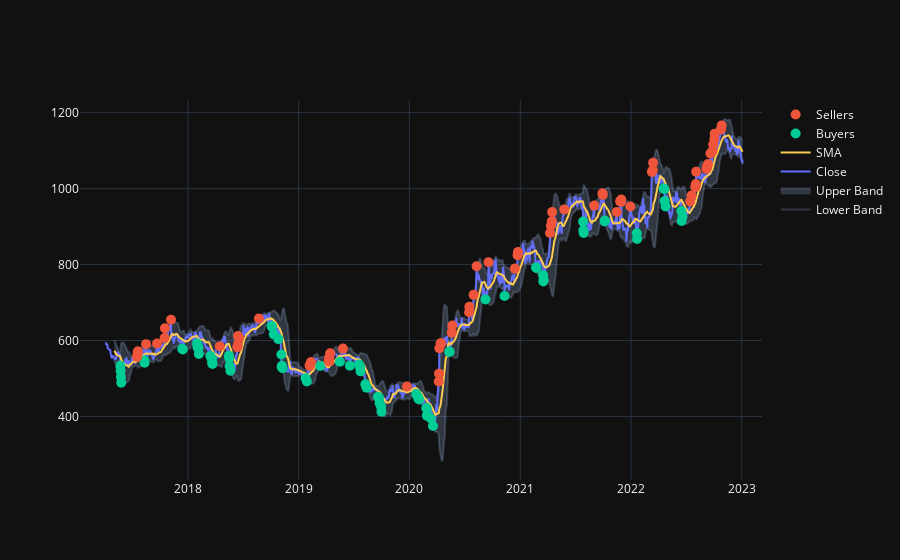

Notebook cell for this chart:
### Code cell
#Bollinger Bands ~
df = data[['Close']]

sma = df.rolling(window=20).mean().dropna()
rstd = df.rolling(window=20).std().dropna()

upper_band = sma + 2 * rstd
lower_band = sma - 2 * rstd

upper_band = upper_band.rename(columns={'Close': 'upper'})
lower_band = lower_band.rename(columns={'Close': 'lower'})
bb = df.join(upper_band).join(lower_band)
bb = bb.dropna()

buyers = bb[bb['Close'] <= bb['lower']]
sellers = bb[bb['Close'] >= bb['upper']]

# Plotting

import plotly.io as pio
import plotly.graph_objects as go

pio.templates.default = "plotly_dark"

fig = go.Figure()
fig.add_trace(go.Scatter(x=lower_band.index, 
                         y=lower_band['lower'], 
                         name='Lower Band', 
                         line_color='rgba(173,204,255,0.2)'
                        ))
fig.add_trace(go.Scatter(x=upper_band.index, 
                         y=upper_band['upper'], 
                         name='Upper Band', 
                         fill='tonexty', 
                         fillcolor='rgba(173,204,255,0.2)', 
                         line_color='rgba(173,204,255,0.2)'
                        ))
fig.add_trace(go.Scatter(x=df.index, 
                         y=df['Close'], 
                         name='Close', 
                         line_color='#636EFA'
                        ))
fig.add_trace(go.Scatter(x=sma.index, 
                         y=sma['Close'], 
                         name='SMA', 
                         line_color='#FECB52'
                        ))
fig.add_trace(go.Scatter(x=buyers.index, 
                         y=buyers['Close'], 
                         name='Buyers', 
                         mode='markers',
                         marker=dict(
                             color='#00CC96',
                             size=10,
                             )
                         ))
fig.add_trace(go.Scatter(x=sellers.index, 
                         y=sellers['Close'], 
                         name='Sellers', 
                         mode='markers', 
                         marker=dict(
                             color='#EF553B',
                             size=10,
                             )
                         ))
fig.show()

### Figure 1 — Plotly figure (JSON) as saved in the notebook; plotly's stock layout.template omitted (floating-point values rounded to 4 significant figures; data arrays with more than 128 entries replaced by an {"elided": "..."} marker saying what was removed)
{"data": [{"line": {"color": "rgba(173,204,255,0.2)"}, "name": "Lower Band", "type": "scatter", "x": {"elided": "1406 str values"}, "y": {"elided": "1406 float values"}}, {"fill": "tonexty", "fillcolor": "rgba(173,204,255,0.2)", "line": {"color": "rgba(173,204,255,0.2)"}, "name": "Upper Band", "type": "scatter", "x": {"elided": "1406 str values"}, "y": {"elided": "1406 float values"}}, {"line": {"color": "#636EFA"}, "name": "Close", "type": "scatter", "x": {"elided": "1425 str values"}, "y": {"elided": "1425 float values"}}, {"line": {"color": "#FECB52"}, "name": "SMA", "type": "scatter", "x": {"elided": "1406 str values"}, "y": {"elided": "1406 float values"}}, {"marker": {"color": "#00CC96", "size": 10}, "mode": "markers", "name": "Buyers", "type": "scatter", "x": ["2017-05-23T00:00:00", "2017-05-24T00:00:00", "2017-05-25T00:00:00", "2017-05-26T00:00:00", "2017-08-10T00:00:00", "2017-08-11T00:00:00", "2017-12-13T00:00:00", "2017-12-15T00:00:00", "2018-01-31T00:00:00", "2018-02-01T00:00:00", "2018-02-02T00:00:00", "2018-02-05T00:00:00", "2018-02-06T00:00:00", "2018-03-16T00:00:00", "2018-03-20T00:00:00", "2018-03-21T00:00:00", "2018-03-22T00:00:00", "2018-03-23T00:00:00", "2018-05-16T00:00:00", "2018-05-17T00:00:00", "2018-05-18T00:00:00", "2018-05-21T00:00:00", "2018-10-04T00:00:00", "2018-10-05T00:00:00", "2018-10-11T00:00:00", "2018-10-26T00:00:00", "2018-11-05T00:00:00", "2018-11-06T00:00:00", "2018-11-07T00:00:00", "2018-11-09T00:00:00", "2019-01-24T00:00:00", "2019-01-28T00:00:00", "2019-03-13T00:00:00", "2019-05-17T00:00:00", "2019-06-19T00:00:00", "2019-07-19T00:00:00", "2019-07-22T00:00:00", "2019-07-23T00:00:00", "2019-07-24T00:00:00", "2019-08-09T00:00:00", "2019-08-13T00:00:00", "2019-09-19T00:00:00", "2019-09-23T00:00:00", "2019-09-25T00:00:00", "2019-09-30T00:00:00", "2019-10-01T00:00:00", "2020-01-24T00:00:00", "2020-01-30T00:00:00", "2020-01-31T00:00:00", "2020-02-03T00:00:00", "2020-02-26T00:00:00", "2020-02-27T00:00:00", "2020-02-28T00:00:00", "2020-03-02T00:00:00", "2020-03-12T00:00:00", "2020-03-19T00:00:00", "2020-05-12T00:00:00", "2020-05-13T00:00:00", "2020-09-08T00:00:00", "2020-11-10T00:00:00", "2021-02-22T00:00:00", "2021-02-23T00:00:00", "2021-03-17T00:00:00", "2021-03-18T00:00:00", "2021-03-19T00:00:00", "2021-07-27T00:00:00", "2021-07-28T00:00:00", "2021-07-29T00:00:00", "2021-10-06T00:00:00", "2021-10-07T00:00:00", "2022-01-20T00:00:00", "2022-01-21T00:00:00", "2022-04-19T00:00:00", "2022-04-21T00:00:00", "2022-04-22T00:00:00", "2022-04-25T00:00:00", "2022-06-16T00:00:00", "2022-06-17T00:00:00", "2022-06-20T00:00:00"], "y": [533.2, 519.7, 504, 488.9, 548.2, 541.4, 578.2, 576.5, 592.2, 587.0, 581.2, 580.1, 564.2, 559.4, 552.9, 551.0, 540.8, 538.4, 559.9, 553.8, 533.0, 520.5, 638.4, 636.7, 616.2, 603.7, 563.0, 530.8, 533.3, 527.0, 500.7, 492.1, 532.8, 544.2, 533.7, 536.7, 531.0, 528.9, 518.8, 484.5, 475.8, 452.0, 448.9, 434.6, 425.5, 412.6, 458.9, 451, 446.9, 444.5, 422.2, 421.2, 402.1, 402.0, 394.8, 374.7, 570.2, 570.2, 708.2, 717.3, 792.5, 791.0, 772.2, 755.2, 760.7, 913.1, 889.9, 883.1, 913.5, 916.0, 882.3, 867.5, 1000.0, 998.5, 967, 953.2, 941.0, 914.8, 925.8]}, {"marker": {"color": "#EF553B", "size": 10}, "mode": "markers", "name": "Sellers", "type": "scatter", "x": ["2017-07-17T00:00:00", "2017-07-18T00:00:00", "2017-07-19T00:00:00", "2017-07-20T00:00:00", "2017-08-16T00:00:00", "2017-09-21T00:00:00", "2017-10-16T00:00:00", "2017-10-17T00:00:00", "2017-11-06T00:00:00", "2018-04-16T00:00:00", "2018-06-13T00:00:00", "2018-06-14T00:00:00", "2018-06-15T00:00:00", "2018-06-18T00:00:00", "2018-08-23T00:00:00", "2019-02-06T00:00:00", "2019-02-07T00:00:00", "2019-02-11T00:00:00", "2019-04-10T00:00:00", "2019-04-11T00:00:00", "2019-04-12T00:00:00", "2019-04-15T00:00:00", "2019-05-27T00:00:00", "2019-12-24T00:00:00", "2020-04-07T00:00:00", "2020-04-08T00:00:00", "2020-04-09T00:00:00", "2020-04-13T00:00:00", "2020-04-15T00:00:00", "2020-05-20T00:00:00", "2020-05-22T00:00:00", "2020-07-16T00:00:00", "2020-07-17T00:00:00", "2020-07-31T00:00:00", "2020-08-10T00:00:00", "2020-09-18T00:00:00", "2020-12-14T00:00:00", "2020-12-23T00:00:00", "2020-12-24T00:00:00", "2021-04-09T00:00:00", "2021-04-12T00:00:00", "2021-04-15T00:00:00", "2021-04-16T00:00:00", "2021-05-26T00:00:00", "2021-09-02T00:00:00", "2021-09-29T00:00:00", "2021-09-30T00:00:00", "2021-11-15T00:00:00", "2021-11-26T00:00:00", "2021-11-29T00:00:00", "2021-11-30T00:00:00", "2021-12-30T00:00:00", "2022-03-11T00:00:00", "2022-03-14T00:00:00", "2022-03-15T00:00:00", "2022-07-15T00:00:00", "2022-07-20T00:00:00", "2022-08-01T00:00:00", "2022-08-02T00:00:00", "2022-08-03T00:00:00", "2022-08-04T00:00:00", "2022-09-07T00:00:00", "2022-09-08T00:00:00", "2022-09-09T00:00:00", "2022-09-12T00:00:00", "2022-09-20T00:00:00", "2022-09-27T00:00:00", "2022-09-29T00:00:00", "2022-10-03T00:00:00", "2022-10-04T00:00:00", "2022-10-25T00:00:00", "2022-10-27T00:00:00"], "y": [556.5, 559.8, 568.2, 571.9, 590.5, 591.9, 606.8, 632.1, 654.8, 585.0, 582.1, 588.0, 611.6, 606.5, 658.0, 535.0, 532.9, 543.3, 546.5, 544.8, 554.8, 566.3, 578.7, 478.7, 492.2, 512.8, 579.6, 592.8, 592.3, 620.7, 639.3, 674.5, 689.1, 720.2, 795.6, 806.2, 789.3, 824.7, 833.2, 883.0, 902.4, 914.2, 938.0, 945.2, 955.2, 987.6, 983.5, 938.2, 966.7, 965, 971.3, 952.8, 1044.0, 1049.0, 1068.0, 966.0, 981.5, 1005.0, 1004.0, 1012.0, 1044.0, 1052.0, 1056.0, 1058.0, 1065.0, 1092.0, 1099.0, 1116.0, 1131.0, 1145.0, 1156.0, 1166.0]}], "layout": {}}
